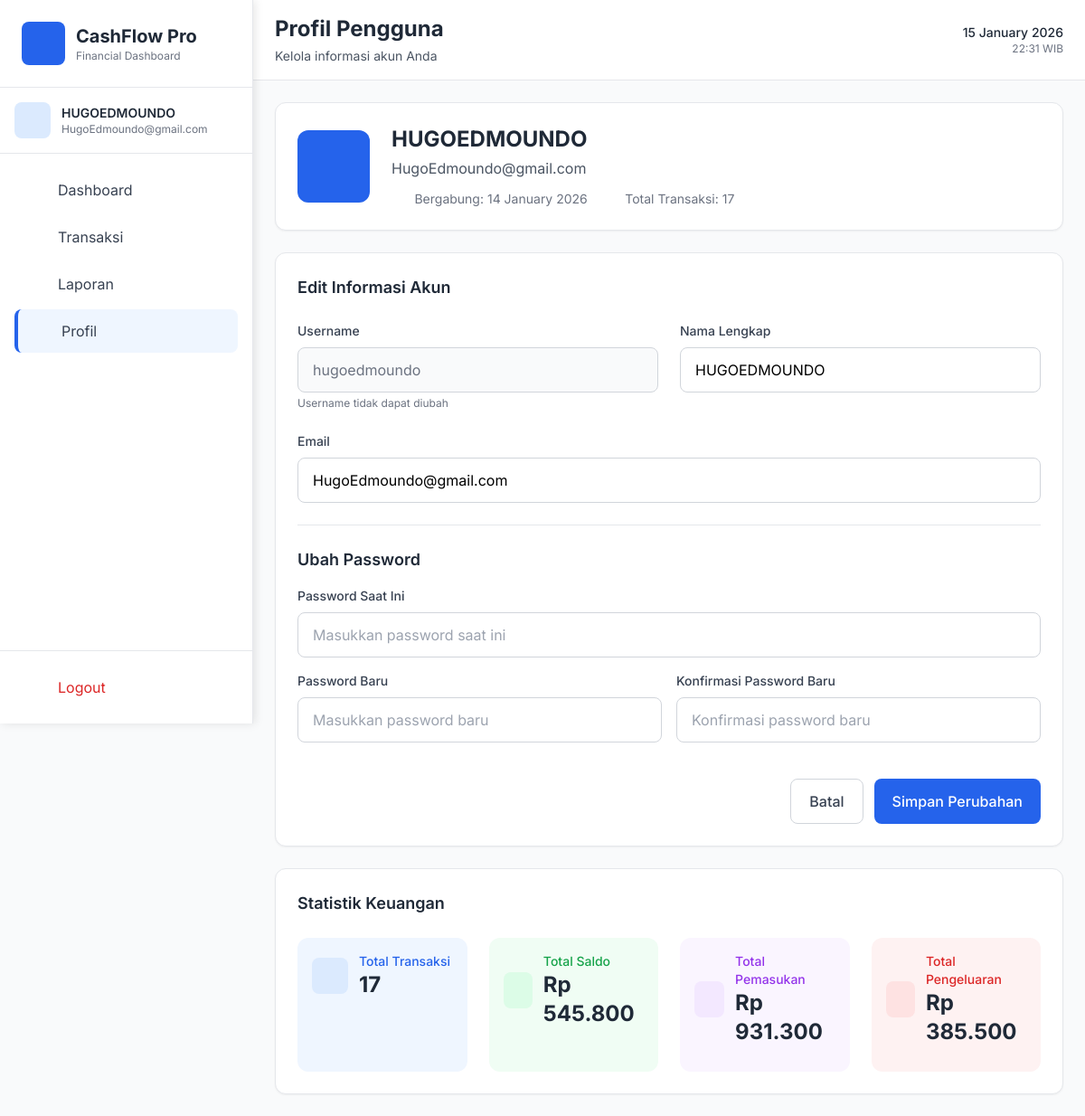
Screenshot of /profile (signed in) with the database file from the repository.
### tables this page shows
CREATE TABLE users (
        id INTEGER PRIMARY KEY AUTOINCREMENT,
        username TEXT UNIQUE NOT NULL,
        email TEXT,
        password TEXT NOT NULL,
        full_name TEXT,
        created_at TIMESTAMP DEFAULT CURRENT_TIMESTAMP
    );

### app.py (the view, shortened to what this page needs)
@app.route('/profile', methods=['GET', 'POST'])
@login_required
def profile():
    conn = get_db_connection()
    c = conn.cursor()
    c.execute('SELECT * FROM users WHERE id = ?', (current_user.id,))
    user = c.fetchone()
    created_date = datetime.fromisoformat(user['created_at'].replace('Z', '+00:00'))
    jakarta_time = created_date.astimezone(TZ)
    user_data = {
        'username': user['username'],
        'email': user['email'],
        'full_name': user['full_name'],
        'created_at': jakarta_time.strftime('%d %B %Y')
    }
    totals = get_user_totals(current_user.id)
    conn.close()
    current_datetime = datetime.now(TZ)
    return render_template('profile.html',
                         user_data=user_data,
                         user_totals=totals,
                         current_date=current_datetime.strftime('%d %B %Y'),
                         current_time=current_datetime.strftime('%H:%M'),
                         format_rupiah=format_rupiah)

### app.py (called while the page is built)
@login_manager.user_loader
def load_user(user_id):
    conn = sqlite3.connect('cashflow.db')
    c = conn.cursor()
    c.execute('SELECT id, username, email, full_name FROM users WHERE id = ?', (user_id,))
    user = c.fetchone()
    conn.close()
    if user:
        return User(user[0], user[1], user[2], user[3])
    return None

def format_rupiah(amount):
    try:
        amount = float(amount)
        return f"Rp {amount:,.0f}".replace(",", ".")
    except:
        return "Rp 0"

def get_db_connection():
    conn = sqlite3.connect('cashflow.db')
    conn.row_factory = sqlite3.Row
    return conn

### templates/profile.html (shortened to what this page needs)
{% extends 'base.html' %}
{% block page_title %}Profil Pengguna{% endblock %}
{% block page_subtitle %}Kelola informasi akun Anda{% endblock %}
{% block content %}
<div class="space-y-6">
    <div class="bg-white rounded-xl shadow-sm border border-gray-200 p-6">
        <div class="flex flex-col md:flex-row items-start md:items-center gap-6">
            <div class="w-20 h-20 bg-blue-600 rounded-xl flex items-center justify-center">
                <i class="fas fa-user text-white text-2xl"></i>
            </div>
            <div class="flex-1">
                <h2 class="text-2xl font-bold text-gray-800">{{ current_user.full_name or current_user.username }}</h2>
                <p class="text-gray-600 mt-1">{{ current_user.email or 'Belum ada email' }}</p>
                <div class="flex items-center gap-4 mt-3">
                    <span class="text-sm text-gray-500">
                        <i class="fas fa-calendar-alt mr-1"></i>
                        Bergabung: {{ user_data.created_at }}
                    </span>
                    <span class="text-sm text-gray-500">
                        <i class="fas fa-exchange-alt mr-1"></i>
                        Total Transaksi: {{ user_totals.total_transactions }}
                    </span>
                </div>
            </div>
        </div>
    </div>
    <div class="bg-white rounded-xl shadow-sm border border-gray-200 p-6">
        <h3 class="text-lg font-semibold text-gray-800 mb-6">Edit Informasi Akun</h3>
        <form method="POST" action="{{ url_for('profile') }}" class="space-y-6">
            <div class="grid grid-cols-1 md:grid-cols-2 gap-6">
                <div>
                    <label class="block text-sm font-medium text-gray-700 mb-2">Username</label>
                    <input type="text" value="{{ current_user.username }}"
                           class="w-full border border-gray-300 rounded-lg px-4 py-3 bg-gray-50 text-gray-500"
                           disabled>
                    <p class="text-xs text-gray-500 mt-1">Username tidak dapat diubah</p>
                </div>
                <div>
                    <label class="block text-sm font-medium text-gray-700 mb-2">Nama Lengkap</label>
                    <input type="text" name="full_name" value="{{ user_data.full_name }}"
                           class="w-full border border-gray-300 rounded-lg px-4 py-3 focus:ring-2 focus:ring-blue-500 focus:border-blue-500 outline-none transition-colors duration-200"
                           placeholder="Masukkan nama lengkap">
                </div>
            </div>
            <div>
                <label class="block text-sm font-medium text-gray-700 mb-2">Email</label>
                <input type="email" name="email" value="{{ user_data.email }}"
                       class="w-full border border-gray-300 rounded-lg px-4 py-3 focus:ring-2 focus:ring-blue-500 focus:border-blue-500 outline-none transition-colors duration-200"
                       placeholder="email@contoh.com">
            </div>
            <div class="border-t border-gray-200 pt-6">
                <h4 class="text-lg font-semibold text-gray-800 mb-4">Ubah Password</h4>
                <div class="space-y-4">
                    <div>
                        <label class="block text-sm font-medium text-gray-700 mb-2">Password Saat Ini</label>
                        <input type="password" name="current_password"
                               class="w-full border border-gray-300 rounded-lg px-4 py-3 focus:ring-2 focus:ring-blue-500 focus:border-blue-500 outline-none transition-colors duration-200"
                               placeholder="Masukkan password saat ini">
                    </div>
                    <div class="grid grid-cols-1 md:grid-cols-2 gap-4">
                        <div>
                            <label class="block text-sm font-medium text-gray-700 mb-2">Password Baru</label>
                            <input type="password" name="new_password"
                                   class="w-full border border-gray-300 rounded-lg px-4 py-3 focus:ring-2 focus:ring-blue-500 focus:border-blue-500 outline-none transition-colors duration-200"
                                   placeholder="Masukkan password baru">
                        </div>
                        <div>
                            <label class="block text-sm font-medium text-gray-700 mb-2">Konfirmasi Password Baru</label>
                            <input type="password" name="confirm_password"
                                   class="w-full border border-gray-300 rounded-lg px-4 py-3 focus:ring-2 focus:ring-blue-500 focus:border-blue-500 outline-none transition-colors duration-200"
                                   placeholder="Konfirmasi password baru">
                        </div>
                    </div>
                </div>
            </div>
            <div class="flex justify-end gap-3 pt-4">
                <a href="{{ url_for('dashboard') }}" class="px-5 py-3 border border-gray-300 text-gray-700 rounded-lg hover:bg-gray-50 transition-colors duration-200 font-medium">
                    Batal
                </a>
                <button type="submit" class="px-5 py-3 bg-blue-600 text-white rounded-lg hover:bg-blue-700 transition-colors duration-200 font-medium">
                    Simpan Perubahan
                </button>
            </div>
        </form>
    </div>
    <div class="bg-white rounded-xl shadow-sm border border-gray-200 p-6">
        <h3 class="text-lg font-semibold text-gray-800 mb-6">Statistik Keuangan</h3>
        <div class="grid grid-cols-1 md:grid-cols-2 lg:grid-cols-4 gap-6">
            <div class="p-4 bg-blue-50 rounded-xl">
                <div class="flex items-center mb-3">
                    <div class="w-10 h-10 bg-blue-100 rounded-lg flex items-center justify-center mr-3">
                        <i class="fas fa-exchange-alt text-blue-600"></i>
                    </div>
                    <div>
                        <p class="text-sm text-blue-600 font-medium">Total Transaksi</p>
                        <p class="text-2xl font-bold text-gray-800">{{ user_totals.total_transactions }}</p>
                    </div>
                </div>
            </div>
            <div class="p-4 bg-green-50 rounded-xl">
                <div class="flex items-center mb-3">
                    <div class="w-10 h-10 bg-green-100 rounded-lg flex items-center justify-center mr-3">
                        <i class="fas fa-wallet text-green-600"></i>
                    </div>
                    <div>
                        <p class="text-sm text-green-600 font-medium">Total Saldo</p>
                        <p class="text-2xl font-bold text-gray-800">{{ format_rupiah(user_totals.total_balance) }}</p>
                    </div>
                </div>
            </div>
            <div class="p-4 bg-purple-50 rounded-xl">
                <div class="flex items-center mb-3">
                    <div class="w-10 h-10 bg-purple-100 rounded-lg flex items-center justify-center mr-3">
                        <i class="fas fa-arrow-down text-purple-600"></i>
                    </div>
                    <div>
                        <p class="text-sm text-purple-600 font-medium">Total Pemasukan</p>
                        <p class="text-2xl font-bold text-gray-800">{{ format_rupiah(user_totals.total_income) }}</p>
                    </div>
                </div>
            </div>
            <div class="p-4 bg-red-50 rounded-xl">
                <div class="flex items-center mb-3">
                    <div class="w-10 h-10 bg-red-100 rounded-lg flex items-center justify-center mr-3">
                        <i class="fas fa-arrow-up text-red-600"></i>
                    </div>
                    <div>
                        <p class="text-sm text-red-600 font-medium">Total Pengeluaran</p>
                        <p class="text-2xl font-bold text-gray-800">{{ format_rupiah(user_totals.total_expense) }}</p>
                    </div>
                </div>
            </div>
        </div>
    </div>
</div>
{% endblock %}

### templates/base.html (shortened to what this page needs)
<!DOCTYPE html>
<html lang="id">
<head>
    <link rel="stylesheet" href="{{ url_for('static', filename='css/tailwind.css') }}">
    <link rel="stylesheet" href="{{ url_for('static', filename='css/fontawesome.min.css') }}">
</head>
<body class="bg-gray-50">
    {% if current_user.is_authenticated %}
    <aside id="sidebar" class="sidebar bg-white border-r border-gray-200">
        <div class="p-6 border-b border-gray-200">
            <div class="flex items-center space-x-3">
                <div class="w-12 h-12 bg-blue-600 rounded-lg flex items-center justify-center">
                    <i class="fas fa-chart-line text-white text-xl"></i>
                </div>
                <div>
                    <h1 class="text-xl font-bold text-gray-800">CashFlow Pro</h1>
                    <p class="text-xs text-gray-500">Financial Dashboard</p>
                </div>
            </div>
        </div>
        <div class="p-4 border-b border-gray-200">
            <div class="flex items-center space-x-3">
                <div class="w-10 h-10 bg-blue-100 rounded-lg flex items-center justify-center">
                    <i class="fas fa-user text-blue-600"></i>
                </div>
                <div>
                    <p class="text-sm font-semibold text-gray-800">{{ current_user.full_name or current_user.username }}</p>
                    <p class="text-xs text-gray-500">{{ current_user.email or 'No email' }}</p>
                </div>
            </div>
        </div>
        <nav class="p-4">
            <div class="space-y-1">
                <a href="{{ url_for('dashboard') }}"
                   class="flex items-center space-x-3 px-4 py-3 rounded-lg text-gray-700 hover:bg-blue-50 hover:text-blue-600 transition-colors duration-200 ">
                    <i class="fas fa-home w-5"></i>
                    <span>Dashboard</span>
                </a>
                <a href="{{ url_for('transactions') }}"
                   class="flex items-center space-x-3 px-4 py-3 rounded-lg text-gray-700 hover:bg-blue-50 hover:text-blue-600 transition-colors duration-200 ">
                    <i class="fas fa-exchange-alt w-5"></i>
                    <span>Transaksi</span>
                </a>
                <a href="{{ url_for('reports') }}"
                   class="flex items-center space-x-3 px-4 py-3 rounded-lg text-gray-700 hover:bg-blue-50 hover:text-blue-600 transition-colors duration-200 ">
                    <i class="fas fa-chart-pie w-5"></i>
                    <span>Laporan</span>
                </a>
                <a href="{{ url_for('profile') }}"
                   class="flex items-center space-x-3 px-4 py-3 rounded-lg text-gray-700 hover:bg-blue-50 hover:text-blue-600 transition-colors duration-200 {% if request.endpoint == 'profile' %}bg-blue-50 text-blue-600 border-l-4 border-blue-600{% endif %}">
                    <i class="fas fa-user w-5"></i>
                    <span>Profil</span>
                </a>
            </div>
        </nav>
        <div class="absolute bottom-0 left-0 right-0 p-4 border-t border-gray-200">
            <a href="{{ url_for('logout') }}"
               class="flex items-center space-x-3 px-4 py-3 rounded-lg text-red-600 hover:bg-red-50 transition-colors duration-200">
                <i class="fas fa-sign-out-alt w-5"></i>
                <span>Logout</span>
            </a>
        </div>
    </aside>
    {% endif %}
    <main class="main-content min-h-screen">
        {% if current_user.is_authenticated %}
        <header class="bg-white border-b border-gray-200">
            <div class="px-4 py-4 md:px-6">
                <div class="flex flex-col md:flex-row md:justify-between md:items-center">
                    <div>
                        <h2 class="text-xl md:text-2xl font-bold text-gray-800">{% block page_title %}{% endblock %}</h2>
                        <p class="text-sm text-gray-600 mt-1">{% block page_subtitle %}{% endblock %}</p>
                    </div>
                    <div class="hidden md:flex items-center space-x-4 mt-2 md:mt-0">
                        <div class="text-right">
                            <p class="text-sm font-medium text-gray-800">{{ current_date }}</p>
                            <p class="text-xs text-gray-500">{{ current_time }} WIB</p>
                        </div>
                    </div>
                </div>
            </div>
        </header>
        {% endif %}
        <div class="p-4 md:p-6">
            {% block content %}{% endblock %}
        </div>
    </main>
</body>
</html>

### templates/base.html (style rules this page uses)
* { font-family: 'Inter', sans-serif; }
.sidebar { width: 280px; height: 100vh; position: fixed; left: 0; top: 0; z-index: 50; transform: translateX(-100%); transition: transform 0.3s ease; background: white; box-shadow: 2px 0 10px rgba(0, 0, 0, 0.1); }
.main-content { margin-left: 0; transition: margin-left 0.3s ease; min-height: 100vh; }
@media (min-width: 1024px) { .sidebar { transform: translateX(0); } }
@media (min-width: 1024px) { .main-content { margin-left: 280px; } }

### rows the page displays
users: full_name "HUGOEDMOUNDO", email "HugoEdmoundo@gmail.com", created_at "14 January 2026", username "hugoedmoundo"

### other values shown
{{ user_totals.total_transactions }} "17"
